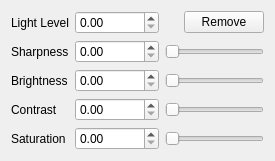
<?xml version="1.0" encoding="UTF-8"?>
<ui version="4.0">
 <class>LBCWidget</class>
 <widget class="QWidget" name="LBCWidget">
  <property name="geometry">
   <rect>
    <x>0</x>
    <y>0</y>
    <width>275</width>
    <height>145</height>
   </rect>
  </property>
  <property name="windowTitle">
   <string>LBC Widget</string>
  </property>
  <layout class="QGridLayout" name="gridLayout">
   <item row="5" column="1">
    <widget class="QDoubleSpinBox" name="contrast_spin">
     <property name="maximum">
      <double>100000.000000000000000</double>
     </property>
    </widget>
   </item>
   <item row="6" column="1">
    <widget class="QDoubleSpinBox" name="saturation_spin">
     <property name="maximum">
      <double>100000.000000000000000</double>
     </property>
    </widget>
   </item>
   <item row="2" column="2">
    <spacer name="horizontalSpacer_2">
     <property name="orientation">
      <enum>Qt::Horizontal</enum>
     </property>
     <property name="sizeHint" stdset="0">
      <size>
       <width>40</width>
       <height>20</height>
      </size>
     </property>
    </spacer>
   </item>
   <item row="3" column="0">
    <widget class="QLabel" name="sharpness_lbl">
     <property name="text">
      <string>Sharpness</string>
     </property>
    </widget>
   </item>
   <item row="2" column="0">
    <widget class="QLabel" name="lightLevel_lbl">
     <property name="text">
      <string>Light Level</string>
     </property>
    </widget>
   </item>
   <item row="6" column="0">
    <widget class="QLabel" name="saturation_lbl">
     <property name="text">
      <string>Saturation</string>
     </property>
    </widget>
   </item>
   <item row="4" column="0">
    <widget class="QLabel" name="brightness_lbl">
     <property name="text">
      <string>Brightness</string>
     </property>
    </widget>
   </item>
   <item row="5" column="0">
    <widget class="QLabel" name="contrast_lbl">
     <property name="text">
      <string>Contrast</string>
     </property>
    </widget>
   </item>
   <item row="4" column="2" colspan="2">
    <widget class="QtExtra::DoubleSlider" name="brightness_slide">
     <property name="orientation">
      <enum>Qt::Horizontal</enum>
     </property>
    </widget>
   </item>
   <item row="3" column="1">
    <widget class="QDoubleSpinBox" name="sharpness_spin">
     <property name="maximum">
      <double>100000.000000000000000</double>
     </property>
    </widget>
   </item>
   <item row="6" column="2" colspan="2">
    <widget class="QtExtra::DoubleSlider" name="saturation_slide">
     <property name="orientation">
      <enum>Qt::Horizontal</enum>
     </property>
    </widget>
   </item>
   <item row="5" column="2" colspan="2">
    <widget class="QtExtra::DoubleSlider" name="contrast_slide">
     <property name="orientation">
      <enum>Qt::Horizontal</enum>
     </property>
    </widget>
   </item>
   <item row="2" column="3">
    <widget class="QPushButton" name="remove_btn">
     <property name="text">
      <string>Remove</string>
     </property>
    </widget>
   </item>
   <item row="3" column="2" colspan="2">
    <widget class="QtExtra::DoubleSlider" name="sharpness_slide">
     <property name="maximum">
      <number>100000</number>
     </property>
     <property name="orientation">
      <enum>Qt::Horizontal</enum>
     </property>
    </widget>
   </item>
   <item row="2" column="1">
    <widget class="QDoubleSpinBox" name="lightLevel_spin">
     <property name="maximum">
      <double>100000.000000000000000</double>
     </property>
    </widget>
   </item>
   <item row="4" column="1">
    <widget class="QDoubleSpinBox" name="brightness_spin">
     <property name="maximum">
      <double>100000.000000000000000</double>
     </property>
    </widget>
   </item>
  </layout>
 </widget>
 <customwidgets>
  <customwidget>
   <class>QtExtra::DoubleSlider</class>
   <extends>QSlider</extends>
   <header location="global">QtExtra/doubleslider.hpp</header>
  </customwidget>
 </customwidgets>
 <tabstops>
  <tabstop>lightLevel_spin</tabstop>
  <tabstop>sharpness_spin</tabstop>
  <tabstop>sharpness_slide</tabstop>
  <tabstop>brightness_spin</tabstop>
  <tabstop>brightness_slide</tabstop>
  <tabstop>contrast_spin</tabstop>
  <tabstop>contrast_slide</tabstop>
  <tabstop>saturation_spin</tabstop>
  <tabstop>saturation_slide</tabstop>
  <tabstop>remove_btn</tabstop>
 </tabstops>
 <resources/>
 <connections/>
</ui>
